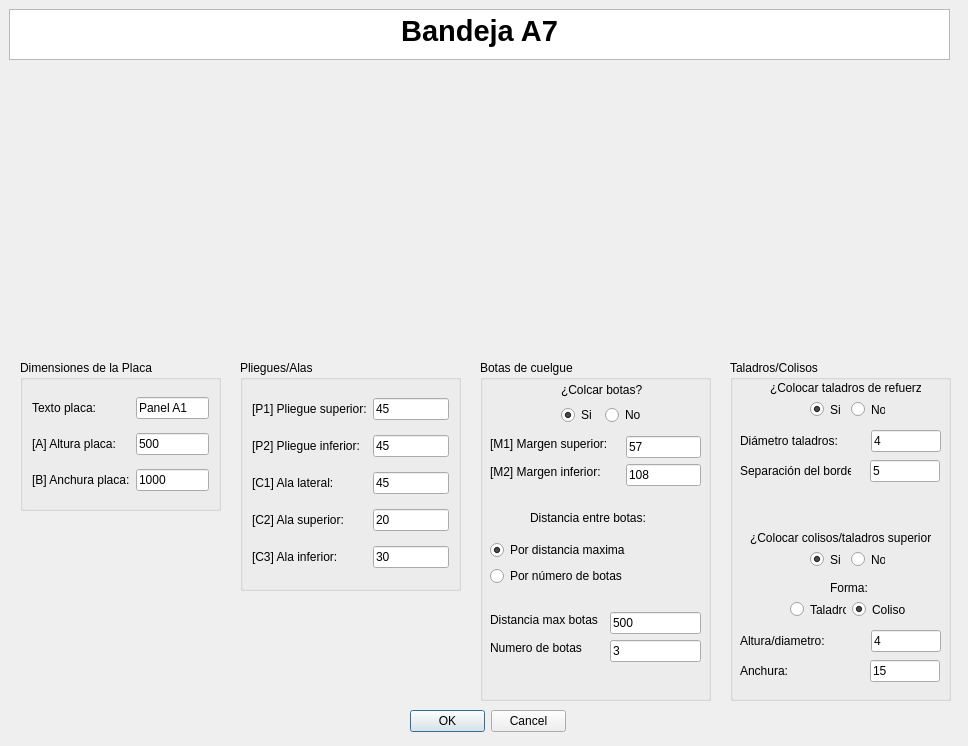
<?xml version="1.0" encoding="UTF-8"?>
<ui version="4.0">
 <class>MyPositionDialog</class>
 <widget class="QDialog" name="MyPositionDialog">
  <property name="geometry">
   <rect>
    <x>0</x>
    <y>0</y>
    <width>968</width>
    <height>746</height>
   </rect>
  </property>
  <property name="windowTitle">
   <string>Enter Position</string>
  </property>
  <property name="whatsThis">
   <string>&lt;html&gt;&lt;head/&gt;&lt;body&gt;&lt;p&gt;Esta ventana de KSDpanel te permite introducir todas las medidas correspondientes del panel seleccionado.&lt;/p&gt;&lt;p&gt;Recuerda que todas las medidas deben de ir en milimetros (mm).&lt;/p&gt;&lt;/body&gt;&lt;/html&gt;</string>
  </property>
  <widget class="QDialogButtonBox" name="buttonBox">
   <property name="geometry">
    <rect>
     <x>410</x>
     <y>710</y>
     <width>156</width>
     <height>23</height>
    </rect>
   </property>
   <property name="orientation">
    <enum>Qt::Horizontal</enum>
   </property>
   <property name="standardButtons">
    <set>QDialogButtonBox::Cancel|QDialogButtonBox::Ok</set>
   </property>
  </widget>
  <widget class="QTextBrowser" name="textBrowser">
   <property name="geometry">
    <rect>
     <x>9</x>
     <y>9</y>
     <width>941</width>
     <height>51</height>
    </rect>
   </property>
   <property name="html">
    <string>&lt;!DOCTYPE HTML PUBLIC &quot;-//W3C//DTD HTML 4.0//EN&quot; &quot;http://www.w3.org/TR/REC-html40/strict.dtd&quot;&gt;
&lt;html&gt;&lt;head&gt;&lt;meta name=&quot;qrichtext&quot; content=&quot;1&quot; /&gt;&lt;style type=&quot;text/css&quot;&gt;
p, li { white-space: pre-wrap; }
&lt;/style&gt;&lt;/head&gt;&lt;body style=&quot; font-family:'MS Shell Dlg 2'; font-size:8.25pt; font-weight:400; font-style:normal;&quot;&gt;
&lt;p align=&quot;center&quot; style=&quot; margin-top:0px; margin-bottom:0px; margin-left:0px; margin-right:0px; -qt-block-indent:0; text-indent:0px;&quot;&gt;&lt;span style=&quot; font-size:22pt; font-weight:600;&quot;&gt;Bandeja A7&lt;/span&gt;&lt;/p&gt;&lt;/body&gt;&lt;/html&gt;</string>
   </property>
  </widget>
  <widget class="QGroupBox" name="groupBox">
   <property name="geometry">
    <rect>
     <x>480</x>
     <y>360</y>
     <width>231</width>
     <height>341</height>
    </rect>
   </property>
   <property name="styleSheet">
    <string notr="true">font: 10pt &quot;MS Shell Dlg 2&quot;;</string>
   </property>
   <property name="title">
    <string>Botas de cuelgue</string>
   </property>
   <widget class="QLineEdit" name="numeroBotasUI">
    <property name="geometry">
     <rect>
      <x>130</x>
      <y>280</y>
      <width>91</width>
      <height>22</height>
     </rect>
    </property>
    <property name="text">
     <string>3</string>
    </property>
   </widget>
   <widget class="QLineEdit" name="distanciaEntreBotasUI">
    <property name="geometry">
     <rect>
      <x>130</x>
      <y>252</y>
      <width>91</width>
      <height>22</height>
     </rect>
    </property>
    <property name="text">
     <string>500</string>
    </property>
   </widget>
   <widget class="QLabel" name="label_7">
    <property name="geometry">
     <rect>
      <x>10</x>
      <y>280</y>
      <width>98</width>
      <height>16</height>
     </rect>
    </property>
    <property name="text">
     <string>Numero de botas</string>
    </property>
   </widget>
   <widget class="QLabel" name="label_6">
    <property name="geometry">
     <rect>
      <x>10</x>
      <y>252</y>
      <width>114</width>
      <height>16</height>
     </rect>
    </property>
    <property name="text">
     <string>Distancia max botas</string>
    </property>
   </widget>
   <widget class="QLabel" name="label_3">
    <property name="geometry">
     <rect>
      <x>10</x>
      <y>76</y>
      <width>130</width>
      <height>16</height>
     </rect>
    </property>
    <property name="text">
     <string>[M1] Margen superior:</string>
    </property>
   </widget>
   <widget class="QLabel" name="label_5">
    <property name="geometry">
     <rect>
      <x>10</x>
      <y>104</y>
      <width>124</width>
      <height>16</height>
     </rect>
    </property>
    <property name="text">
     <string>[M2] Margen inferior:</string>
    </property>
   </widget>
   <widget class="QLineEdit" name="margenAUI">
    <property name="geometry">
     <rect>
      <x>146</x>
      <y>76</y>
      <width>75</width>
      <height>22</height>
     </rect>
    </property>
    <property name="text">
     <string>57</string>
    </property>
   </widget>
   <widget class="QLineEdit" name="margenBUI">
    <property name="geometry">
     <rect>
      <x>146</x>
      <y>104</y>
      <width>75</width>
      <height>22</height>
     </rect>
    </property>
    <property name="text">
     <string>108</string>
    </property>
   </widget>
   <widget class="QLabel" name="label_10">
    <property name="geometry">
     <rect>
      <x>50</x>
      <y>150</y>
      <width>125</width>
      <height>16</height>
     </rect>
    </property>
    <property name="text">
     <string>Distancia entre botas:</string>
    </property>
   </widget>
   <widget class="QWidget" name="layoutWidget">
    <property name="geometry">
     <rect>
      <x>81</x>
      <y>21</y>
      <width>85</width>
      <height>44</height>
     </rect>
    </property>
    <layout class="QGridLayout" name="gridLayout">
     <item row="0" column="0" colspan="2">
      <widget class="QLabel" name="label_2">
       <property name="mouseTracking">
        <bool>false</bool>
       </property>
       <property name="text">
        <string>¿Colcar botas?</string>
       </property>
       <property name="buddy">
        <cstring>label_2</cstring>
       </property>
      </widget>
     </item>
     <item row="1" column="0">
      <widget class="QRadioButton" name="crearBotasUI">
       <property name="text">
        <string>Si</string>
       </property>
       <property name="checked">
        <bool>true</bool>
       </property>
      </widget>
     </item>
     <item row="1" column="1">
      <widget class="QRadioButton" name="noCrearBotasUI">
       <property name="text">
        <string>No</string>
       </property>
      </widget>
     </item>
    </layout>
   </widget>
   <widget class="QWidget" name="">
    <property name="geometry">
     <rect>
      <x>10</x>
      <y>180</y>
      <width>147</width>
      <height>48</height>
     </rect>
    </property>
    <layout class="QVBoxLayout" name="verticalLayout">
     <item>
      <widget class="QRadioButton" name="parametroBotasUI_3">
       <property name="text">
        <string>Por distancia maxima</string>
       </property>
       <property name="checked">
        <bool>true</bool>
       </property>
      </widget>
     </item>
     <item>
      <widget class="QRadioButton" name="parametroBotasUI">
       <property name="text">
        <string>Por número de botas</string>
       </property>
      </widget>
     </item>
    </layout>
   </widget>
  </widget>
  <widget class="QGroupBox" name="groupBox_2">
   <property name="geometry">
    <rect>
     <x>240</x>
     <y>360</y>
     <width>221</width>
     <height>231</height>
    </rect>
   </property>
   <property name="styleSheet">
    <string notr="true">font: 10pt &quot;MS Shell Dlg 2&quot;;</string>
   </property>
   <property name="title">
    <string>Pliegues/Alas</string>
   </property>
   <layout class="QGridLayout" name="gridLayout_2">
    <item row="5" column="1">
     <widget class="QLineEdit" name="alaInferiorUI">
      <property name="text">
       <string>30</string>
      </property>
     </widget>
    </item>
    <item row="3" column="0">
     <widget class="QLabel" name="label_9">
      <property name="text">
       <string>[C1] Ala lateral:</string>
      </property>
     </widget>
    </item>
    <item row="3" column="1">
     <widget class="QLineEdit" name="alaIzquierdaUI">
      <property name="text">
       <string>45</string>
      </property>
     </widget>
    </item>
    <item row="4" column="0">
     <widget class="QLabel" name="label_11">
      <property name="text">
       <string>[C2] Ala superior:</string>
      </property>
     </widget>
    </item>
    <item row="0" column="0">
     <widget class="QLabel" name="label_13">
      <property name="text">
       <string>[P1] Pliegue superior:</string>
      </property>
     </widget>
    </item>
    <item row="5" column="0">
     <widget class="QLabel" name="label_12">
      <property name="text">
       <string>[C3] Ala inferior:</string>
      </property>
     </widget>
    </item>
    <item row="0" column="1">
     <widget class="QLineEdit" name="pliegueSuperiorUI">
      <property name="text">
       <string>45</string>
      </property>
     </widget>
    </item>
    <item row="4" column="1">
     <widget class="QLineEdit" name="alaSuperiorUI">
      <property name="text">
       <string>20</string>
      </property>
     </widget>
    </item>
    <item row="1" column="0">
     <widget class="QLabel" name="label_14">
      <property name="text">
       <string>[P2] Pliegue inferior:</string>
      </property>
     </widget>
    </item>
    <item row="1" column="1">
     <widget class="QLineEdit" name="pliegueInferiorUI">
      <property name="text">
       <string>45</string>
      </property>
     </widget>
    </item>
   </layout>
  </widget>
  <widget class="QLabel" name="imagenPanelUI">
   <property name="geometry">
    <rect>
     <x>230</x>
     <y>70</y>
     <width>521</width>
     <height>281</height>
    </rect>
   </property>
   <property name="text">
    <string/>
   </property>
   <property name="pixmap">
    <pixmap>../imagenes/REF_AH7cotas.jpg</pixmap>
   </property>
   <property name="scaledContents">
    <bool>true</bool>
   </property>
   <property name="wordWrap">
    <bool>false</bool>
   </property>
   <property name="margin">
    <number>0</number>
   </property>
   <property name="openExternalLinks">
    <bool>false</bool>
   </property>
  </widget>
  <widget class="QGroupBox" name="groupBox_3">
   <property name="geometry">
    <rect>
     <x>20</x>
     <y>360</y>
     <width>201</width>
     <height>151</height>
    </rect>
   </property>
   <property name="styleSheet">
    <string notr="true">font: 10pt &quot;MS Shell Dlg 2&quot;;</string>
   </property>
   <property name="title">
    <string>Dimensiones de la Placa</string>
   </property>
   <layout class="QGridLayout" name="gridLayout_3">
    <item row="1" column="0">
     <widget class="QLabel" name="label_8">
      <property name="text">
       <string>[A] Altura placa:</string>
      </property>
     </widget>
    </item>
    <item row="2" column="1">
     <widget class="QLineEdit" name="anchuraPlacaUI">
      <property name="text">
       <string>1000</string>
      </property>
     </widget>
    </item>
    <item row="1" column="1">
     <widget class="QLineEdit" name="alturaPlacaUI">
      <property name="text">
       <string>500</string>
      </property>
     </widget>
    </item>
    <item row="0" column="0">
     <widget class="QLabel" name="label">
      <property name="text">
       <string>Texto placa:</string>
      </property>
     </widget>
    </item>
    <item row="0" column="1">
     <widget class="QLineEdit" name="textoDescriptivoA0UI">
      <property name="text">
       <string>Panel A1</string>
      </property>
     </widget>
    </item>
    <item row="2" column="0">
     <widget class="QLabel" name="label_4">
      <property name="text">
       <string>[B] Anchura placa:</string>
      </property>
     </widget>
    </item>
   </layout>
  </widget>
  <widget class="QGroupBox" name="groupBox_4">
   <property name="geometry">
    <rect>
     <x>730</x>
     <y>360</y>
     <width>221</width>
     <height>341</height>
    </rect>
   </property>
   <property name="title">
    <string>Taladros/Colisos</string>
   </property>
   <widget class="QLabel" name="label_15">
    <property name="geometry">
     <rect>
      <x>40</x>
      <y>20</y>
      <width>151</width>
      <height>16</height>
     </rect>
    </property>
    <property name="text">
     <string>¿Colocar taladros de refuerzo?</string>
    </property>
   </widget>
   <widget class="QLabel" name="label_16">
    <property name="geometry">
     <rect>
      <x>10</x>
      <y>70</y>
      <width>125</width>
      <height>22</height>
     </rect>
    </property>
    <property name="text">
     <string>Diámetro taladros:</string>
    </property>
   </widget>
   <widget class="QLineEdit" name="diametroTaladrosUI">
    <property name="geometry">
     <rect>
      <x>141</x>
      <y>70</y>
      <width>70</width>
      <height>22</height>
     </rect>
    </property>
    <property name="text">
     <string>4</string>
    </property>
   </widget>
   <widget class="QLineEdit" name="distanciaBordeUI">
    <property name="geometry">
     <rect>
      <x>140</x>
      <y>100</y>
      <width>70</width>
      <height>22</height>
     </rect>
    </property>
    <property name="text">
     <string>5</string>
    </property>
   </widget>
   <widget class="QLabel" name="label_17">
    <property name="geometry">
     <rect>
      <x>10</x>
      <y>100</y>
      <width>111</width>
      <height>21</height>
     </rect>
    </property>
    <property name="text">
     <string>Separación del borde:</string>
    </property>
   </widget>
   <widget class="QLabel" name="label_18">
    <property name="geometry">
     <rect>
      <x>20</x>
      <y>170</y>
      <width>181</width>
      <height>16</height>
     </rect>
    </property>
    <property name="text">
     <string>¿Colocar colisos/taladros superiores?</string>
    </property>
   </widget>
   <widget class="QLabel" name="label_19">
    <property name="geometry">
     <rect>
      <x>100</x>
      <y>220</y>
      <width>41</width>
      <height>16</height>
     </rect>
    </property>
    <property name="text">
     <string>Forma:</string>
    </property>
   </widget>
   <widget class="QLineEdit" name="anchuraColisoUI">
    <property name="geometry">
     <rect>
      <x>140</x>
      <y>300</y>
      <width>70</width>
      <height>22</height>
     </rect>
    </property>
    <property name="text">
     <string>15</string>
    </property>
   </widget>
   <widget class="QLineEdit" name="alturaColisoUI">
    <property name="geometry">
     <rect>
      <x>141</x>
      <y>270</y>
      <width>70</width>
      <height>22</height>
     </rect>
    </property>
    <property name="text">
     <string>4</string>
    </property>
   </widget>
   <widget class="QLabel" name="label_20">
    <property name="geometry">
     <rect>
      <x>10</x>
      <y>300</y>
      <width>111</width>
      <height>21</height>
     </rect>
    </property>
    <property name="text">
     <string>Anchura:</string>
    </property>
   </widget>
   <widget class="QLabel" name="label_21">
    <property name="geometry">
     <rect>
      <x>10</x>
      <y>270</y>
      <width>125</width>
      <height>22</height>
     </rect>
    </property>
    <property name="text">
     <string>Altura/diametro:</string>
    </property>
   </widget>
   <widget class="QWidget" name="">
    <property name="geometry">
     <rect>
      <x>80</x>
      <y>40</y>
      <width>75</width>
      <height>19</height>
     </rect>
    </property>
    <layout class="QHBoxLayout" name="horizontalLayout">
     <item>
      <widget class="QRadioButton" name="crearTaladrosUI">
       <property name="text">
        <string>Si</string>
       </property>
       <property name="checked">
        <bool>true</bool>
       </property>
      </widget>
     </item>
     <item>
      <widget class="QRadioButton" name="noCrearTaladrosUI">
       <property name="text">
        <string>No</string>
       </property>
      </widget>
     </item>
    </layout>
   </widget>
   <widget class="QWidget" name="">
    <property name="geometry">
     <rect>
      <x>80</x>
      <y>190</y>
      <width>75</width>
      <height>19</height>
     </rect>
    </property>
    <layout class="QHBoxLayout" name="horizontalLayout_2">
     <item>
      <widget class="QRadioButton" name="crearColisoUI">
       <property name="text">
        <string>Si</string>
       </property>
       <property name="checked">
        <bool>true</bool>
       </property>
      </widget>
     </item>
     <item>
      <widget class="QRadioButton" name="noCrearColisoUI">
       <property name="text">
        <string>No</string>
       </property>
      </widget>
     </item>
    </layout>
   </widget>
   <widget class="QWidget" name="">
    <property name="geometry">
     <rect>
      <x>60</x>
      <y>240</y>
      <width>118</width>
      <height>19</height>
     </rect>
    </property>
    <layout class="QHBoxLayout" name="horizontalLayout_3">
     <item>
      <widget class="QRadioButton" name="taladroColisoUI">
       <property name="text">
        <string>Taladro</string>
       </property>
      </widget>
     </item>
     <item>
      <widget class="QRadioButton" name="colisoColisoUI">
       <property name="text">
        <string>Coliso</string>
       </property>
       <property name="checked">
        <bool>true</bool>
       </property>
      </widget>
     </item>
    </layout>
   </widget>
  </widget>
  <zorder>groupBox_2</zorder>
  <zorder>groupBox</zorder>
  <zorder>buttonBox</zorder>
  <zorder>textBrowser</zorder>
  <zorder>imagenPanelUI</zorder>
  <zorder>groupBox_3</zorder>
  <zorder>groupBox_4</zorder>
 </widget>
 <resources/>
 <connections>
  <connection>
   <sender>buttonBox</sender>
   <signal>accepted()</signal>
   <receiver>MyPositionDialog</receiver>
   <slot>accept()</slot>
   <hints>
    <hint type="sourcelabel">
     <x>248</x>
     <y>254</y>
    </hint>
    <hint type="destinationlabel">
     <x>157</x>
     <y>274</y>
    </hint>
   </hints>
  </connection>
  <connection>
   <sender>buttonBox</sender>
   <signal>rejected()</signal>
   <receiver>MyPositionDialog</receiver>
   <slot>reject()</slot>
   <hints>
    <hint type="sourcelabel">
     <x>316</x>
     <y>260</y>
    </hint>
    <hint type="destinationlabel">
     <x>286</x>
     <y>274</y>
    </hint>
   </hints>
  </connection>
 </connections>
</ui>
